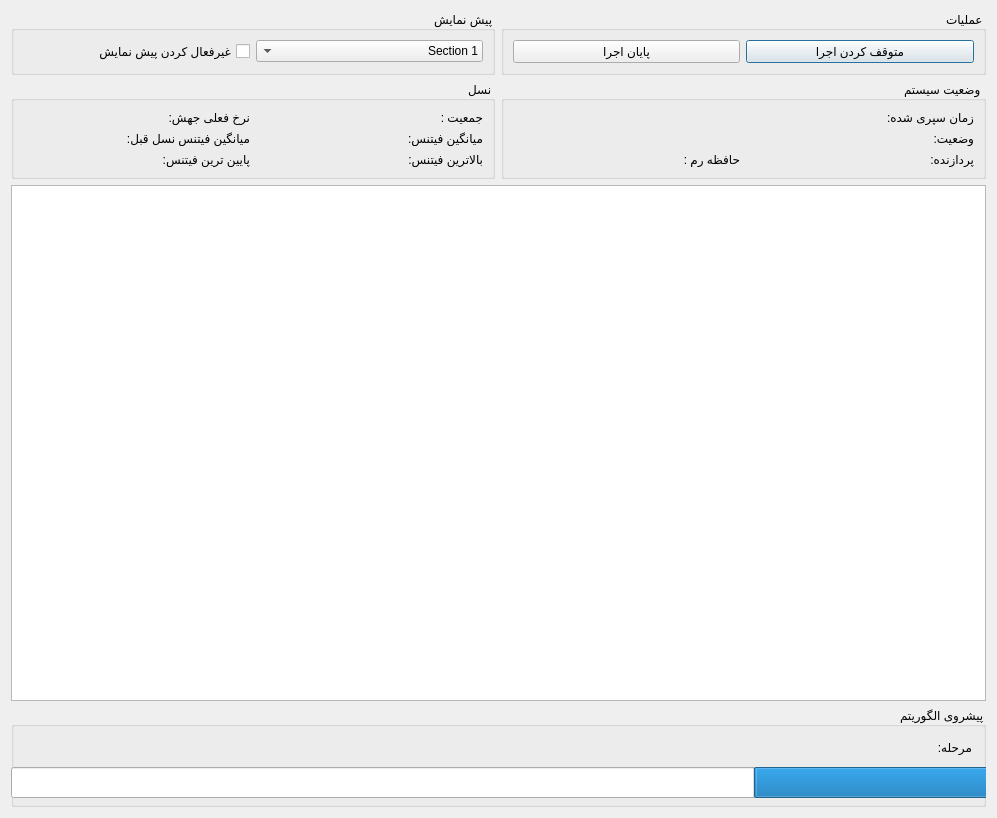
<?xml version="1.0" encoding="UTF-8"?>
<ui version="4.0">
 <class>Dialog</class>
 <widget class="QDialog" name="Dialog">
  <property name="geometry">
   <rect>
    <x>0</x>
    <y>0</y>
    <width>997</width>
    <height>818</height>
   </rect>
  </property>
  <property name="minimumSize">
   <size>
    <width>716</width>
    <height>553</height>
   </size>
  </property>
  <property name="maximumSize">
   <size>
    <width>16777215</width>
    <height>16777215</height>
   </size>
  </property>
  <property name="windowTitle">
   <string>Generate</string>
  </property>
  <property name="layoutDirection">
   <enum>Qt::RightToLeft</enum>
  </property>
  <property name="locale">
   <locale language="Persian" country="Iran"/>
  </property>
  <layout class="QVBoxLayout" name="verticalLayout_5">
   <item>
    <layout class="QVBoxLayout" name="verticalLayout_2">
     <item>
      <layout class="QHBoxLayout" name="horizontalLayout_2">
       <item>
        <widget class="QGroupBox" name="groupBox_4">
         <property name="title">
          <string>عملیات</string>
         </property>
         <layout class="QHBoxLayout" name="horizontalLayout_4">
          <item>
           <widget class="QPushButton" name="btnPause">
            <property name="text">
             <string>متوقف کردن اجرا</string>
            </property>
           </widget>
          </item>
          <item>
           <widget class="QPushButton" name="btnStop">
            <property name="text">
             <string>پایان اجرا</string>
            </property>
           </widget>
          </item>
         </layout>
        </widget>
       </item>
       <item>
        <widget class="QGroupBox" name="groupBox_3">
         <property name="title">
          <string>پیش نمایش</string>
         </property>
         <layout class="QHBoxLayout" name="horizontalLayout_5">
          <item>
           <widget class="QComboBox" name="cmbSection">
            <item>
             <property name="text">
              <string>Section 1</string>
             </property>
            </item>
            <item>
             <property name="text">
              <string>Section 2</string>
             </property>
            </item>
            <item>
             <property name="text">
              <string>Section 3</string>
             </property>
            </item>
            <item>
             <property name="text">
              <string>Section 4</string>
             </property>
            </item>
            <item>
             <property name="text">
              <string>Section 5</string>
             </property>
            </item>
           </widget>
          </item>
          <item>
           <widget class="QCheckBox" name="chkPreview">
            <property name="text">
             <string>غیرفعال کردن پیش نمایش</string>
            </property>
           </widget>
          </item>
         </layout>
        </widget>
       </item>
      </layout>
     </item>
     <item>
      <layout class="QHBoxLayout" name="horizontalLayout">
       <item>
        <widget class="QGroupBox" name="groupBox">
         <property name="layoutDirection">
          <enum>Qt::RightToLeft</enum>
         </property>
         <property name="title">
          <string>وضعیت سیستم</string>
         </property>
         <layout class="QGridLayout" name="gridLayout_2">
          <item row="2" column="0">
           <widget class="QLabel" name="lblCPU">
            <property name="layoutDirection">
             <enum>Qt::RightToLeft</enum>
            </property>
            <property name="text">
             <string>پردازنده:</string>
            </property>
           </widget>
          </item>
          <item row="0" column="0" colspan="2">
           <widget class="QLabel" name="lblTime">
            <property name="text">
             <string>زمان سپری شده: </string>
            </property>
           </widget>
          </item>
          <item row="2" column="1">
           <widget class="QLabel" name="lblMemory">
            <property name="text">
             <string>حافظه رم :‌ </string>
            </property>
           </widget>
          </item>
          <item row="1" column="0" colspan="2">
           <widget class="QLabel" name="lblStatus">
            <property name="text">
             <string>وضعیت: </string>
            </property>
           </widget>
          </item>
         </layout>
        </widget>
       </item>
       <item>
        <widget class="QGroupBox" name="boxGen">
         <property name="title">
          <string>نسل</string>
         </property>
         <layout class="QGridLayout" name="gridLayout">
          <item row="2" column="0">
           <widget class="QLabel" name="lblFitness">
            <property name="text">
             <string>میانگین فیتنس:</string>
            </property>
           </widget>
          </item>
          <item row="2" column="1">
           <widget class="QLabel" name="lblPreviousFitness">
            <property name="text">
             <string>میانگین فیتنس نسل قبل:</string>
            </property>
           </widget>
          </item>
          <item row="1" column="0">
           <widget class="QLabel" name="lblPopulation">
            <property name="text">
             <string>جمعیت :‌</string>
            </property>
           </widget>
          </item>
          <item row="1" column="1">
           <widget class="QLabel" name="lblMutation">
            <property name="text">
             <string>نرخ فعلی جهش:‌ </string>
            </property>
           </widget>
          </item>
          <item row="3" column="0">
           <widget class="QLabel" name="lblHighestFitness">
            <property name="text">
             <string>بالاترین فیتنس:</string>
            </property>
           </widget>
          </item>
          <item row="3" column="1">
           <widget class="QLabel" name="lblLowestFitness">
            <property name="text">
             <string>پایین ترین فیتنس:</string>
            </property>
           </widget>
          </item>
         </layout>
        </widget>
       </item>
      </layout>
     </item>
    </layout>
   </item>
   <item>
    <widget class="QTableView" name="tableSchedule"/>
   </item>
   <item>
    <widget class="QGroupBox" name="groupBox_2">
     <property name="minimumSize">
      <size>
       <width>0</width>
       <height>100</height>
      </size>
     </property>
     <property name="title">
      <string>پیشروی الگوریتم</string>
     </property>
     <widget class="QProgressBar" name="progressBar">
      <property name="geometry">
       <rect>
        <x>0</x>
        <y>60</y>
        <width>981</width>
        <height>31</height>
       </rect>
      </property>
      <property name="layoutDirection">
       <enum>Qt::RightToLeft</enum>
      </property>
      <property name="autoFillBackground">
       <bool>false</bool>
      </property>
      <property name="value">
       <number>24</number>
      </property>
     </widget>
     <widget class="QLabel" name="lblProgressStatus">
      <property name="geometry">
       <rect>
        <x>10</x>
        <y>30</y>
        <width>951</width>
        <height>20</height>
       </rect>
      </property>
      <property name="text">
       <string>مرحله: </string>
      </property>
     </widget>
    </widget>
   </item>
  </layout>
 </widget>
 <resources/>
 <connections/>
</ui>
